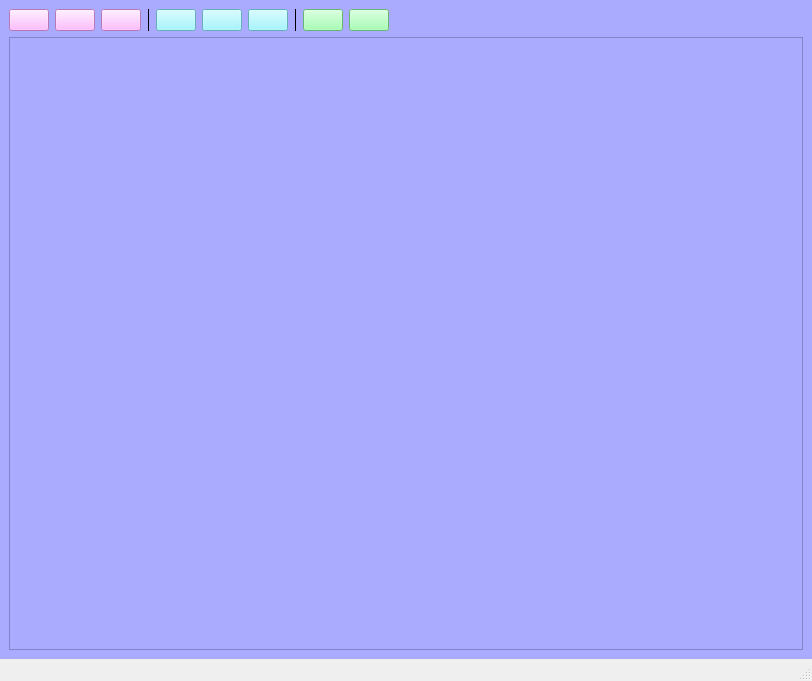
<?xml version="1.0" encoding="UTF-8"?>
<ui version="4.0">
 <class>MainWindow</class>
 <widget class="QMainWindow" name="MainWindow">
  <property name="geometry">
   <rect>
    <x>0</x>
    <y>0</y>
    <width>812</width>
    <height>681</height>
   </rect>
  </property>
  <property name="windowTitle">
   <string>MainWindow</string>
  </property>
  <widget class="QWidget" name="centralwidget">
   <property name="sizePolicy">
    <sizepolicy hsizetype="Preferred" vsizetype="Preferred">
     <horstretch>0</horstretch>
     <verstretch>0</verstretch>
    </sizepolicy>
   </property>
   <property name="tabletTracking">
    <bool>false</bool>
   </property>
   <property name="contextMenuPolicy">
    <enum>Qt::DefaultContextMenu</enum>
   </property>
   <property name="layoutDirection">
    <enum>Qt::LeftToRight</enum>
   </property>
   <property name="autoFillBackground">
    <bool>false</bool>
   </property>
   <property name="styleSheet">
    <string notr="true">background-color: rgb(170, 170, 255);</string>
   </property>
   <layout class="QVBoxLayout" name="verticalLayout_3" stretch="0,1">
    <item>
     <layout class="QHBoxLayout" name="horizontalLayout_5" stretch="0,0,0,0,0,0,0,0,0,0,0">
      <item>
       <widget class="QPushButton" name="rectangleButton">
        <property name="cursor">
         <cursorShape>PointingHandCursor</cursorShape>
        </property>
        <property name="accessibleDescription">
         <string comment="прямоугольник"/>
        </property>
        <property name="styleSheet">
         <string notr="true">background-color: rgb(255, 170, 255);</string>
        </property>
        <property name="text">
         <string/>
        </property>
        <property name="icon">
         <iconset resource="images.qrc">
          <normaloff>:/new/icons/rectangle.png</normaloff>:/new/icons/rectangle.png</iconset>
        </property>
        <property name="iconSize">
         <size>
          <width>20</width>
          <height>20</height>
         </size>
        </property>
       </widget>
      </item>
      <item>
       <widget class="QPushButton" name="ellipseButton">
        <property name="cursor">
         <cursorShape>PointingHandCursor</cursorShape>
        </property>
        <property name="styleSheet">
         <string notr="true">background-color: rgb(255, 170, 255);</string>
        </property>
        <property name="text">
         <string/>
        </property>
        <property name="icon">
         <iconset resource="images.qrc">
          <normaloff>:/new/icons/ellipse.png</normaloff>:/new/icons/ellipse.png</iconset>
        </property>
        <property name="iconSize">
         <size>
          <width>20</width>
          <height>20</height>
         </size>
        </property>
       </widget>
      </item>
      <item>
       <widget class="QPushButton" name="triangleButton">
        <property name="cursor">
         <cursorShape>PointingHandCursor</cursorShape>
        </property>
        <property name="styleSheet">
         <string notr="true">background-color: rgb(255, 170, 255);</string>
        </property>
        <property name="text">
         <string/>
        </property>
        <property name="icon">
         <iconset resource="images.qrc">
          <normaloff>:/new/icons/triangle.png</normaloff>:/new/icons/triangle.png</iconset>
        </property>
        <property name="iconSize">
         <size>
          <width>20</width>
          <height>20</height>
         </size>
        </property>
       </widget>
      </item>
      <item>
       <widget class="Line" name="line">
        <property name="styleSheet">
         <string notr="true"/>
        </property>
        <property name="frameShadow">
         <enum>QFrame::Plain</enum>
        </property>
        <property name="lineWidth">
         <number>1</number>
        </property>
        <property name="orientation">
         <enum>Qt::Vertical</enum>
        </property>
       </widget>
      </item>
      <item>
       <widget class="QPushButton" name="connectButton">
        <property name="cursor">
         <cursorShape>PointingHandCursor</cursorShape>
        </property>
        <property name="styleSheet">
         <string notr="true">background-color: rgb(140, 245, 255);</string>
        </property>
        <property name="text">
         <string/>
        </property>
        <property name="icon">
         <iconset resource="images.qrc">
          <normaloff>:/new/icons/connect.png</normaloff>:/new/icons/connect.png</iconset>
        </property>
        <property name="iconSize">
         <size>
          <width>20</width>
          <height>20</height>
         </size>
        </property>
       </widget>
      </item>
      <item>
       <widget class="QPushButton" name="moveButton">
        <property name="cursor">
         <cursorShape>PointingHandCursor</cursorShape>
        </property>
        <property name="styleSheet">
         <string notr="true">background-color: rgb(140, 245, 255);</string>
        </property>
        <property name="text">
         <string/>
        </property>
        <property name="icon">
         <iconset resource="images.qrc">
          <normaloff>:/new/icons/move.png</normaloff>:/new/icons/move.png</iconset>
        </property>
        <property name="iconSize">
         <size>
          <width>20</width>
          <height>20</height>
         </size>
        </property>
       </widget>
      </item>
      <item>
       <widget class="QPushButton" name="deleteButton">
        <property name="cursor">
         <cursorShape>PointingHandCursor</cursorShape>
        </property>
        <property name="styleSheet">
         <string notr="true">background-color: rgb(140, 245, 255);</string>
        </property>
        <property name="text">
         <string/>
        </property>
        <property name="icon">
         <iconset resource="images.qrc">
          <normaloff>:/new/icons/delete.png</normaloff>:/new/icons/delete.png</iconset>
        </property>
        <property name="iconSize">
         <size>
          <width>20</width>
          <height>20</height>
         </size>
        </property>
       </widget>
      </item>
      <item>
       <widget class="Line" name="line_2">
        <property name="styleSheet">
         <string notr="true"/>
        </property>
        <property name="frameShadow">
         <enum>QFrame::Plain</enum>
        </property>
        <property name="lineWidth">
         <number>1</number>
        </property>
        <property name="orientation">
         <enum>Qt::Vertical</enum>
        </property>
       </widget>
      </item>
      <item>
       <widget class="QPushButton" name="saveButton">
        <property name="cursor">
         <cursorShape>PointingHandCursor</cursorShape>
        </property>
        <property name="styleSheet">
         <string notr="true">background-color: rgb(142, 255, 159);</string>
        </property>
        <property name="text">
         <string/>
        </property>
        <property name="icon">
         <iconset resource="images.qrc">
          <normaloff>:/new/icons/save.png</normaloff>:/new/icons/save.png</iconset>
        </property>
        <property name="iconSize">
         <size>
          <width>20</width>
          <height>20</height>
         </size>
        </property>
       </widget>
      </item>
      <item>
       <widget class="QPushButton" name="loadButton">
        <property name="cursor">
         <cursorShape>PointingHandCursor</cursorShape>
        </property>
        <property name="styleSheet">
         <string notr="true">background-color: rgb(142, 255, 159);</string>
        </property>
        <property name="text">
         <string/>
        </property>
        <property name="icon">
         <iconset resource="images.qrc">
          <normaloff>:/new/icons/load.png</normaloff>:/new/icons/load.png</iconset>
        </property>
        <property name="iconSize">
         <size>
          <width>20</width>
          <height>20</height>
         </size>
        </property>
       </widget>
      </item>
      <item>
       <spacer name="horizontalSpacer">
        <property name="orientation">
         <enum>Qt::Horizontal</enum>
        </property>
        <property name="sizeHint" stdset="0">
         <size>
          <width>40</width>
          <height>20</height>
         </size>
        </property>
       </spacer>
      </item>
     </layout>
    </item>
    <item>
     <widget class="DrawingArea" name="drawingArea">
      <property name="sizePolicy">
       <sizepolicy hsizetype="Preferred" vsizetype="Preferred">
        <horstretch>0</horstretch>
        <verstretch>0</verstretch>
       </sizepolicy>
      </property>
      <property name="minimumSize">
       <size>
        <width>700</width>
        <height>500</height>
       </size>
      </property>
      <property name="mouseTracking">
       <bool>true</bool>
      </property>
      <property name="focusPolicy">
       <enum>Qt::StrongFocus</enum>
      </property>
      <property name="statusTip">
       <string/>
      </property>
      <property name="frameShape">
       <enum>QFrame::StyledPanel</enum>
      </property>
      <property name="frameShadow">
       <enum>QFrame::Raised</enum>
      </property>
     </widget>
    </item>
   </layout>
  </widget>
  <widget class="QMenuBar" name="menubar">
   <property name="geometry">
    <rect>
     <x>0</x>
     <y>0</y>
     <width>812</width>
     <height>17</height>
    </rect>
   </property>
  </widget>
  <widget class="QStatusBar" name="statusbar"/>
 </widget>
 <customwidgets>
  <customwidget>
   <class>DrawingArea</class>
   <extends>QFrame</extends>
   <header>drawingarea.h</header>
   <container>1</container>
  </customwidget>
 </customwidgets>
 <resources>
  <include location="images.qrc"/>
 </resources>
 <connections/>
</ui>
